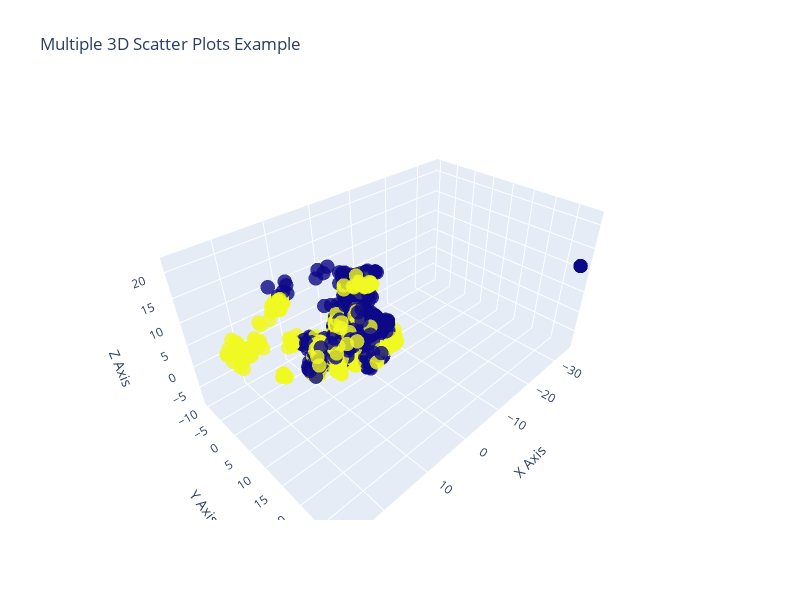

This figure's notebook cell:
### Code cell
import plotly.graph_objects as go
import numpy as np

x1 = X_train_pca[:, 0]
y1 = X_train_pca[:, 1]
z1 = X_train_pca[:, 2]

# Create a 3D scatter plot
fig = go.Figure()
# Add the first scatter trace
fig.add_trace(go.Scatter3d(
    x=x1,
    y=y1,
    z=z1,
    mode='markers',
    marker=dict(
        size=5,
        color=y_train,  # Color for the first set
        opacity=0.8
    ),  # Name for the legend
))


# Set the layout of the plot
fig.update_layout(
    scene=dict(
        xaxis_title='X Axis',
        yaxis_title='Y Axis',
        zaxis_title='Z Axis'
    ),
    width = 800,
    height = 600,
    title='Multiple 3D Scatter Plots Example'
)

# Show the plot
fig.show()

### Figure 1 — Plotly figure (JSON) as saved in the notebook; plotly's stock layout.template omitted (floating-point values rounded to 4 significant figures; data arrays with more than 128 entries replaced by an {"elided": "..."} marker saying what was removed)
{"data": [{"marker": {"color": {"elided": "2400 int values"}, "opacity": 0.8, "size": 5}, "mode": "markers", "type": "scatter3d", "x": {"elided": "2400 float values"}, "y": {"elided": "2400 float values"}, "z": {"elided": "2400 float values"}}], "layout": {"height": 600, "scene": {"xaxis": {"title": {"text": "X Axis"}}, "yaxis": {"title": {"text": "Y Axis"}}, "zaxis": {"title": {"text": "Z Axis"}}}, "title": {"text": "Multiple 3D Scatter Plots Example"}, "width": 800}}
